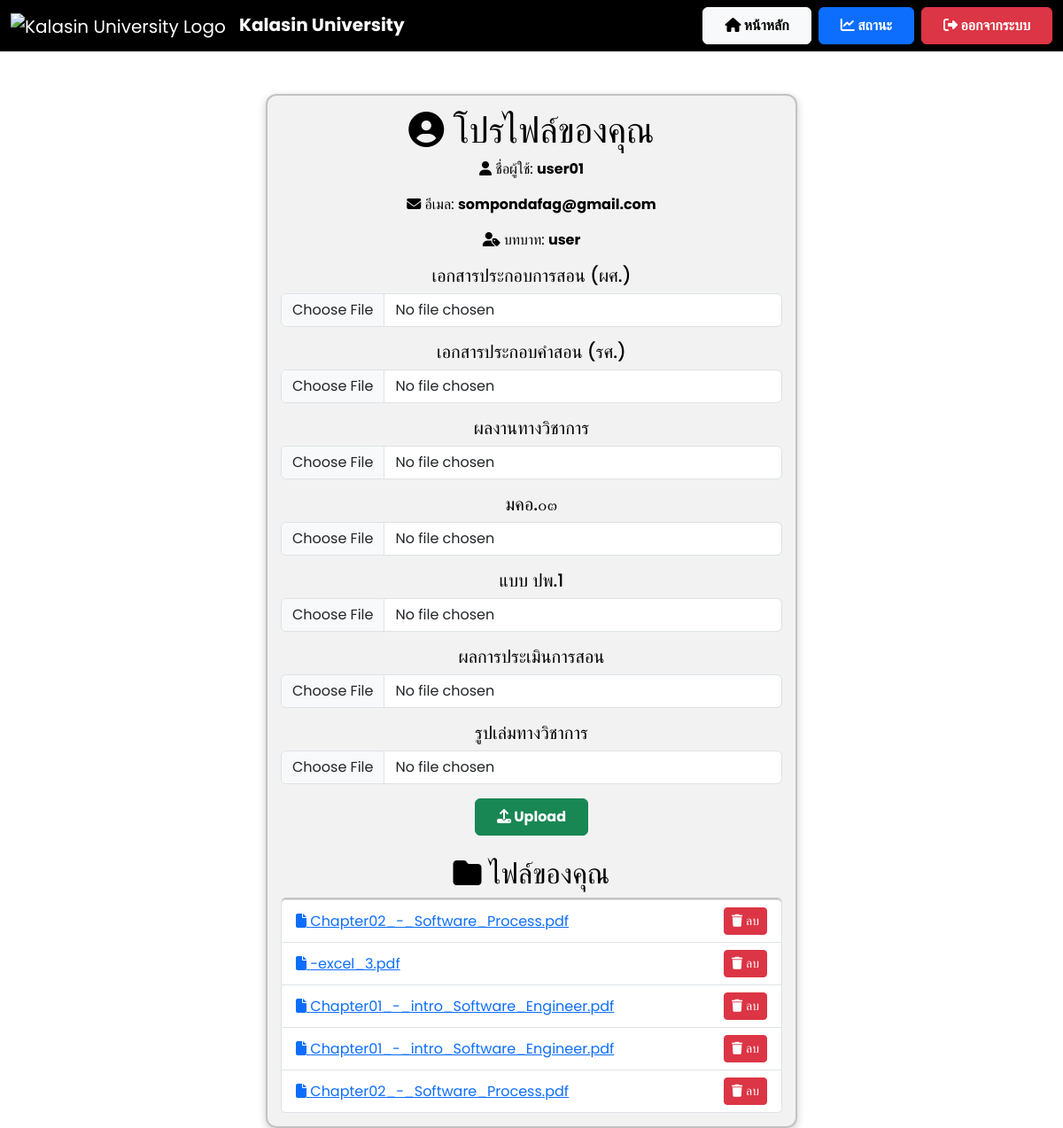
Page /profile (signed in) on the committed database.
### app.py (models this page shows)
class User(db.Model):
    id = db.Column(db.Integer, primary_key=True)
    username = db.Column(db.String(100), unique=True, nullable=False)
    email = db.Column(db.String(150), unique=True, nullable=False)  # ✅ เพิ่ม email
    password = db.Column(db.String(200), nullable=False)
    role = db.Column(db.String(10), nullable=False, default='user')
    files = db.relationship('File', backref='user', lazy=True)

class File(db.Model):
    id = db.Column(db.Integer, primary_key=True)
    filename = db.Column(db.String(255), nullable=False)
    file_path = db.Column(db.String(255), nullable=True)  # ✅ เพิ่มฟิลด์นี้
    status = db.Column(db.String(50), nullable=False, default="รอตรวจสอบ")
    comment = db.Column(db.Text, nullable=True)
    user_id = db.Column(db.Integer, db.ForeignKey('user.id'), nullable=False)

### app.py (the view)
@app.route('/profile')
def profile():
    if 'user_id' not in session:
        return redirect(url_for('login'))
    user = User.query.get(session['user_id'])
    files = File.query.filter_by(user_id=user.id).all()
    return render_template('profile.html', username=user.username, email=user.email, role=user.role, files=files)

### templates/profile.html (shortened to what this page needs)
<!DOCTYPE html>
<html lang="th">
<head>
    <link href="https://cdn.jsdelivr.net/npm/bootstrap@5.3.3/dist/css/bootstrap.min.css" rel="stylesheet">
    <link rel="stylesheet" href="https://cdnjs.cloudflare.com/ajax/libs/font-awesome/6.4.2/css/all.min.css">
</head>
<body>
    <nav class="navbar navbar-expand-lg navbar-dark">
        <div class="container-fluid">
            <a class="navbar-brand" href="{{ url_for('user_dashboard') }}">
                <img src="https://upload.wikimedia.org/wikipedia/th/thumb/4/4e/Kalasin_University_Seal.svg/1200px-Kalasin_University_Seal.svg.png"
                    alt="Kalasin University Logo" style="height: 50px; margin-right: 10px;">
                <strong>Kalasin University</strong>
            </a>
            <div class="ms-auto d-flex">
                <a href="{{ url_for('user_dashboard') }}" class="btn btn-light fw-bold px-4 py-2 me-2">
                    <i class="fas fa-home"></i> หน้าหลัก
                </a>
                <a href="{{ url_for('status') }}" class="btn btn-primary fw-bold px-4 py-2 me-2">
                    <i class="fas fa-chart-line"></i> สถานะ
                </a>
                <a href="{{ url_for('logout') }}" class="btn btn-danger fw-bold px-4 py-2">
                    <i class="fas fa-sign-out-alt"></i> ออกจากระบบ
                </a>
            </div>
        </div>
    </nav>
    <div class="container mt-5">
        <div class="card text-center">
            <h1><i class="fas fa-user-circle"></i> โปรไฟล์ของคุณ</h1>
            <p><i class="fas fa-user"></i> ชื่อผู้ใช้: <strong>{{ username }}</strong></p>
            <p><i class="fas fa-envelope"></i> อีเมล: <strong>{{ email }}</strong></p>
            <p><i class="fas fa-user-tag"></i> บทบาท: <strong>{{ role }}</strong></p>
            <form id="uploadForm" action="{{ url_for('upload_profile') }}" method="POST" enctype="multipart/form-data">
                <div class="mb-3">
                    <h5>เอกสารประกอบการสอน (ผศ.)</h5>
                    <input type="file" name="file_teaching" accept=".pdf, .doc, .docx" class="form-control">
                </div>
                <div class="mb-3">
                    <h5>เอกสารประกอบคำสอน (รศ.)</h5>
                    <input type="file" name="file_teaching_rsu" accept=".pdf, .doc, .docx" class="form-control">
                </div>
                <div class="mb-3">
                    <h5>ผลงานทางวิชาการ</h5>
                    <input type="file" name="file_research" accept=".pdf, .doc, .docx" class="form-control">
                </div>
                <div class="mb-3">
                    <h5>มคอ.๐๓</h5>
                    <input type="file" name="file_mko03" accept=".pdf, .doc, .docx" class="form-control">
                </div>
                <div class="mb-3">
                    <h5>แบบ ปพ.1</h5>
                    <input type="file" name="file_pp1" accept=".pdf, .doc, .docx" class="form-control">
                </div>
                <div class="mb-3">
                    <h5>ผลการประเมินการสอน</h5>
                    <input type="file" name="file_evaluation" accept=".pdf, .doc, .docx" class="form-control">
                </div>
                <div class="mb-3">
                    <h5>รูปเล่มทางวิชาการ</h5>
                    <input type="file" name="file_academic" accept=".pdf, .doc, .docx" class="form-control">
                </div>
                <button type="submit" class="btn btn-success fw-bold px-4 py-2">
                    <i class="fas fa-upload"></i> Upload
                </button>
            </form>
            <h2 class="mt-4"><i class="fas fa-folder"></i> ไฟล์ของคุณ</h2>
            <ul class="list-group">
                {% for file in files %}
                <li class="list-group-item d-flex justify-content-between align-items-center">
                    <a href="{{ url_for('view_file', filename=file.filename) }}" target="_blank">
                        <i class="fas fa-file"></i> {{ file.filename }}
                    </a>
                    <a href="{{ url_for('delete_file', file_id=file.id) }}" class="btn btn-danger btn-sm">
                        <i class="fas fa-trash"></i> ลบ
                    </a>
                </li>
                {% endfor %}
            </ul>
        </div>
    </div>
</body>
</html>

### templates/profile.html (style rules this page uses)
body { font-family: 'Poppins', sans-serif; background: white; color: black; transition: all 0.3s ease-in-out; }
.navbar { background: #000000; backdrop-filter: blur(10px); }
.card { background: rgba(0, 0, 0, 0.05); color: black; border-radius: 12px; padding: 15px; border: 2px solid rgba(0, 0, 0, 0.2); box-shadow: 0 3px 10px rgba(0, 0, 0, 0.2); max-width: 600px; margin: auto; }

### rows in the picture
User: username "user01", email "sompondafag@gmail.com", role "user"
File: filename "Chapter02_-_Software_Process.pdf"
File: filename "-excel_3.pdf"
File: filename "Chapter01_-_intro_Software_Engineer.pdf"
File: filename "Chapter01_-_intro_Software_Engineer.pdf"
File: filename "Chapter02_-_Software_Process.pdf"
